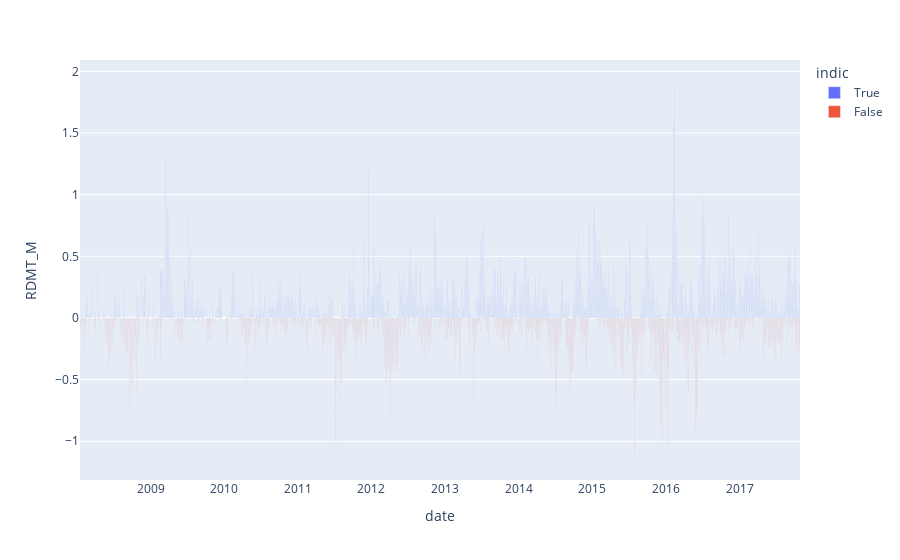

This figure's notebook cell:
### Markdown cell above
7. Définir la variable à expliquer comme une variable binaire sur les niveaux de rendements de la base filtrée et ce tout ticker confondu. Utiliser le package plotly pour dessiner un graphe de votre choix avec la variable à expliquer en ordonnée.

### Code cell
import plotly.express as px
filtered_data['indic']=filtered_data['RDMT_M']>0
fig = px.bar(filtered_data, x='date', y='RDMT_M', color='indic')
fig.show()

### Figure 1 — Plotly figure (JSON) as saved in the notebook; plotly's stock layout.template omitted (floating-point values rounded to 4 significant figures; data arrays with more than 128 entries replaced by an {"elided": "..."} marker saying what was removed)
{"data": [{"alignmentgroup": "True", "hovertemplate": "indic=True<br>date=%{x}<br>RDMT_M=%{y}<extra></extra>", "legendgroup": "True", "marker": {"color": "#636efa"}, "name": "True", "offsetgroup": "True", "orientation": "v", "showlegend": true, "textposition": "auto", "type": "bar", "x": {"elided": "3990 str values"}, "xaxis": "x", "y": {"elided": "3990 float values"}, "yaxis": "y"}, {"alignmentgroup": "True", "hovertemplate": "indic=False<br>date=%{x}<br>RDMT_M=%{y}<extra></extra>", "legendgroup": "False", "marker": {"color": "#EF553B"}, "name": "False", "offsetgroup": "False", "orientation": "v", "showlegend": true, "textposition": "auto", "type": "bar", "x": {"elided": "3139 str values"}, "xaxis": "x", "y": {"elided": "3139 float values"}, "yaxis": "y"}], "layout": {"barmode": "relative", "legend": {"title": {"text": "indic"}, "tracegroupgap": 0}, "margin": {"t": 60}, "xaxis": {"anchor": "y", "domain": [0, 1], "title": {"text": "date"}}, "yaxis": {"anchor": "x", "domain": [0, 1], "title": {"text": "RDMT_M"}}}}
